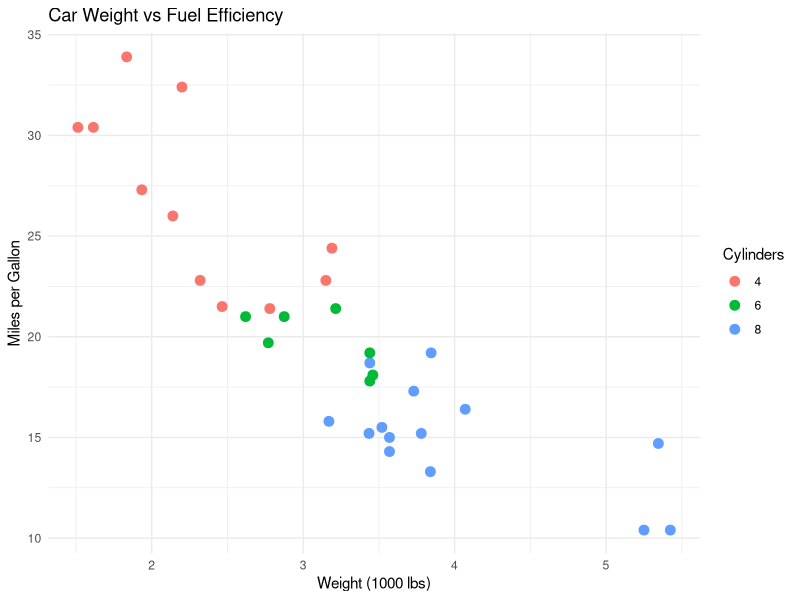
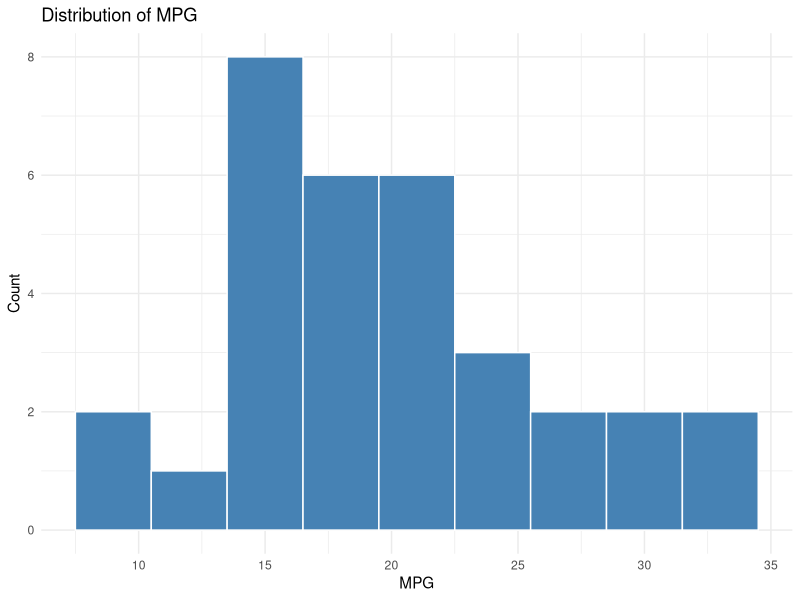

Recreate these plots in R, in order.
# ggplot2 Visualization Demo - STAT 184

library(ggplot2)

# Scatter plot
ggplot(mtcars, aes(x = wt, y = mpg, color = factor(cyl))) +
  geom_point(size = 3) +
  labs(
    title = "Car Weight vs Fuel Efficiency",
    x = "Weight (1000 lbs)",
    y = "Miles per Gallon",
    color = "Cylinders"
  ) +
  theme_minimal()

# Histogram
ggplot(mtcars, aes(x = mpg)) +
  geom_histogram(binwidth = 3, fill = "steelblue", color = "white") +
  labs(title = "Distribution of MPG", x = "MPG", y = "Count") +
  theme_minimal()
